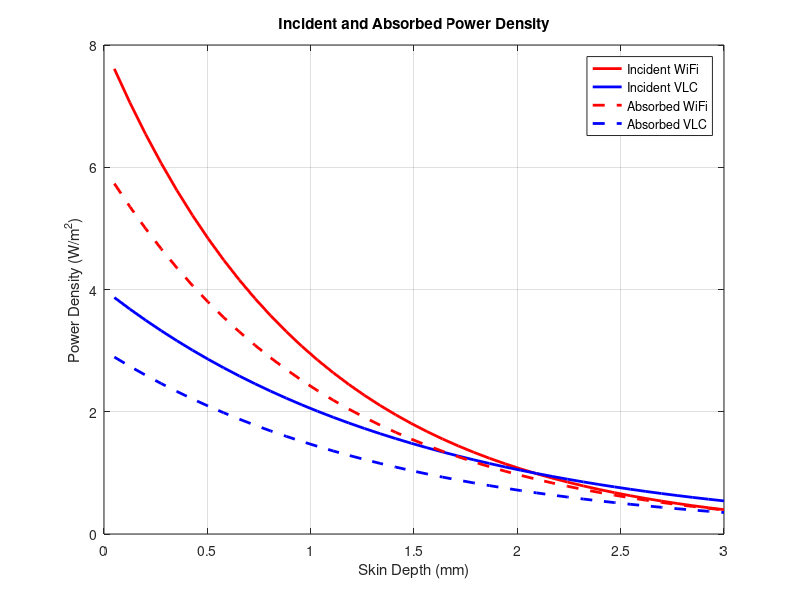

The MATLAB source for this figure:
%% power_density.m

depth = linspace(0.05,3,40);

incidentWiFi = 8*exp(-depth);
incidentVLC = 4*exp(-depth/1.5);

absorbedWiFi = 6*exp(-depth/1.1);
absorbedVLC = 3*exp(-depth/1.4);

figure

plot(depth,incidentWiFi,'-r','LineWidth',2)
hold on
plot(depth,incidentVLC,'-b','LineWidth',2)
plot(depth,absorbedWiFi,'--r','LineWidth',2)
plot(depth,absorbedVLC,'--b','LineWidth',2)

xlabel('Skin Depth (mm)')
ylabel('Power Density (W/m^2)')
title('Incident and Absorbed Power Density')

legend('Incident WiFi','Incident VLC',...
       'Absorbed WiFi','Absorbed VLC')

grid on

saveas(gcf,'results/Power_Density.png')
